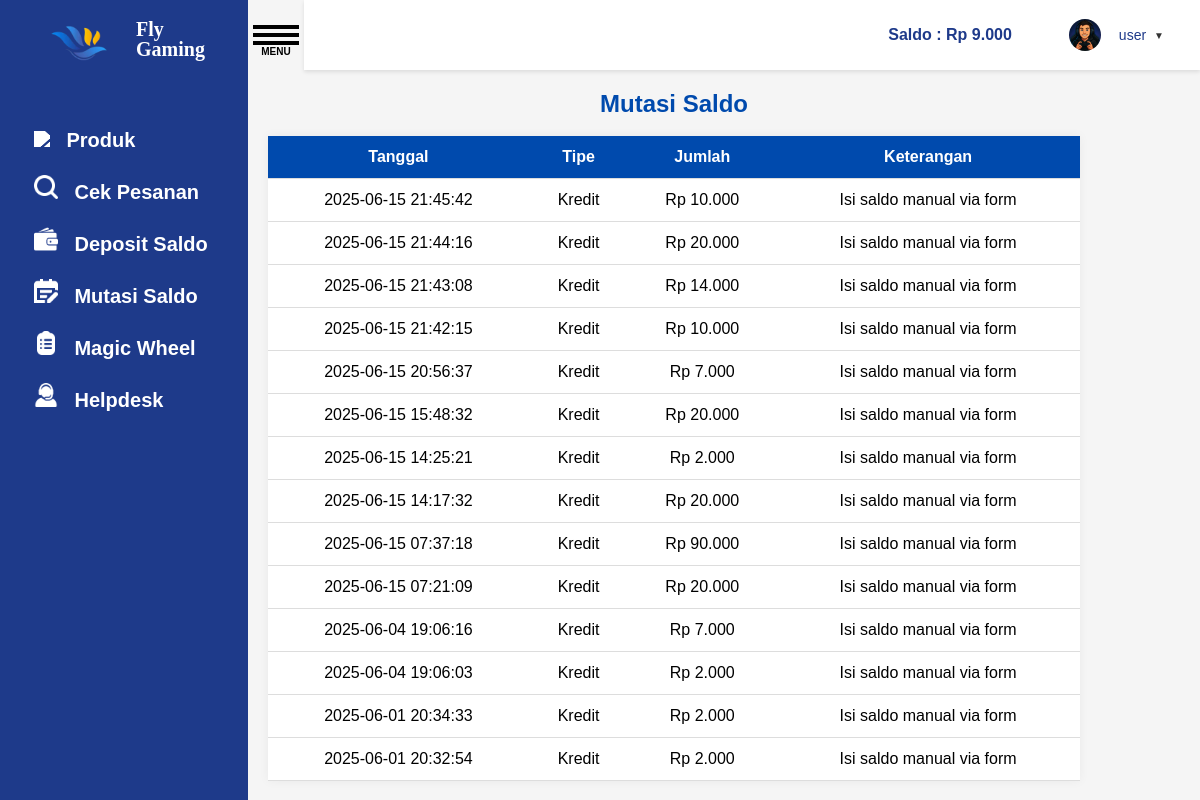
Page /mutasi.php (signed in) on the committed database.
### tables this page shows
CREATE TABLE `akses` (
  `id` int(11) NOT NULL,
  `username` varchar(50) NOT NULL,
  `password` varchar(255) NOT NULL,
  `role` enum('admin','pembeli') NOT NULL,
  `foto` varchar(255) DEFAULT 'img/default.png',
  `saldo` int(11) DEFAULT 0
);

CREATE TABLE `mutasi_saldo` (
  `id` int(11) NOT NULL,
  `user_id` int(11) NOT NULL,
  `tipe` enum('kredit','debit') NOT NULL,
  `jumlah` int(11) NOT NULL,
  `keterangan` varchar(255) DEFAULT NULL,
  `created_at` datetime DEFAULT current_timestamp()
);

### saldo_navbar.php (called while the page is built, shortened)
<?php
include 'koneksi.php';
$user_id = $_SESSION['user_id'];
$username = $_SESSION['username'];
$foto = $_SESSION['foto'];
$sql = "SELECT saldo FROM akses WHERE id = ?";
$stmt = $koneksi->prepare($sql);
$stmt->bind_param("i", $user_id);
$stmt->execute();
$stmt->bind_result($saldo);
?>

### mutasi.php (the view, shortened to what this page needs)
<?php include 'saldo_navbar.php'; ?>
<?php
include 'koneksi.php';
$user_id = $_SESSION['user_id'];
$queryMutasi = mysqli_query($koneksi, "SELECT * FROM mutasi_saldo WHERE user_id = $user_id ORDER BY created_at DESC");
?>
<!DOCTYPE html>
<html>
<head>
</head>
<link rel="stylesheet" type="text/css" href="css/style_data_pesanan.css">
<link rel="stylesheet" type="text/css" href="css/style_dropdown.css">
<body>
    <div class="container">
        <div class="sidebar">
            <div class="header-logo">
                <div class="item-logo">
                    <a href="#">
                        <img src="img/logo.png" class="logo">
                    </a>
                    <span class="nama-logo">Fly Gaming</span>
                </div>
            </div>
            <div class="main">
            <div class="list-item">
                <a href="produk.php">
                    <img src="img/produk.png" class="icon" active>
                    <span class="deskripsi">Produk</span>
                </a>
            </div>
            <div class="list-item">
                <a href="cek_pesanan.php">
                    <img src="img/search.png" class="icon">
                    <span class="deskripsi">Cek Pesanan</span>
                </a>
            </div>
            <div class="list-item">
                <a href="isi_saldo.php">
                    <img src="img/wallet.png" class="icon">
                    <span class="deskripsi">Deposit Saldo</span>
                </a>
            </div>
            <div class="list-item">
                <a href="mutasi.php">
                    <img src="img/mutasi.png" class="icon">
                    <span class="deskripsi">Mutasi Saldo</span>
                </a>
            </div>
            <div class="list-item">
                <a href="magic_wheel.php">
                    <img src="img/magic.png" class="icon">
                    <span class="deskripsi">Magic Wheel</span>
                </a>
            </div>
            <div class="list-item">
                <a href="https://wa.me/62895412035639">
                    <img src="img/cs.png" class="icon">
                    <span class="deskripsi">Helpdesk</span>
                </a>
            </div>
        </div>
        </div>
        <div class="content">
            <div id="menu-button">
                <label for="menu-checkbox" id="menu-label">
                    <div id="hamburger">
                    </div>
                </label>
            </div>
            <div class="navbar">
                <div class="saldo">
                    <span>Saldo : Rp <?= number_format($saldo, 0, ',', '.') ?></span>
                </div>
                <div class="user-dropdown">
                <div class="profil">
                    <button class="dropdown-toggle">
                    <img src="<?= htmlspecialchars($foto) ?>" class="profil-pic">
                    <span class="profil-nama"><?= htmlspecialchars($username) ?></span>
                    <span class="dropdown-arrow">▼</span>
                </button>
                </div>
            </div>
            </div>
            <div class="grid">
        <div class="header-riwayat">
<h2>Mutasi Saldo</h2>
<br>
<table>
    <thead>
        <tr>
            <th>Tanggal</th>
            <th>Tipe</th>
            <th>Jumlah</th>
            <th>Keterangan</th>
        </tr>
    </thead>
    <tbody>
        <?php if (mysqli_num_rows($queryMutasi) > 0): ?>
            <?php while($row = mysqli_fetch_assoc($queryMutasi)): ?>
                <tr>
                    <td><?= $row['created_at'] ?></td>
                    <td><?= ucfirst($row['tipe']) ?></td>
                    <td>Rp <?= number_format($row['jumlah'], 0, ',', '.') ?></td>
                    <td><?= htmlspecialchars($row['keterangan']) ?></td>
                </tr>
            <?php endwhile; ?>
        <?php else: ?>
            <tr><td colspan="4">Belum ada riwayat mutasi saldo.</td></tr>
        <?php endif; ?>
    </tbody>
</table>
        </div>
</body>
</html>

### css/style_data_pesanan.css (style rules this page uses)
* { font-family: 'Ubuntu', sans-serif; padding: 0; margin: 0; }
.container { display: flex; min-height: 100vh; }
.navbar { position: fixed; top: 0; left: 304px; right: 0; height: 70px; background-color: white; box-shadow: 0 2px 4px rgba(0,0,0,0.1); display: flex; justify-content: flex-end; align-items: center; padding: 0 24px; z-index: 99; transition: all 0.3s ease; }
.sidebar { background-color: #1e3a8a; width: 260px; padding: 24px; display: flex; box-sizing: border-box; flex-direction: column; transition: all ease-in .3s; }
.content { background-color: whitesmoke; width: 100%; height: 100vh; overflow: auto; }
.nama-logo { font-family: 'Ubuntu'; height: 200px; font-style: normal; font-weight: 700; font-size: 20px; line-height: 20px; color: white; }
.sidebar a { text-decoration: none; }
.item-logo { display: flex; flex-direction: row; align-items: center; width: 200px; padding: 12px 10px; height: 40px; box-sizing: border-box; }
.logo { align-items: center; width: 90px; height: 90px; margin-right: 12px; }
.nama-logo { align-items: center; margin-top: 150px; }
.main { margin-top: 55px; }
.list-item { display: flex; flex-direction: row; align-items: center; padding: 12px 10px; border-radius: 8px; box-sizing: border-box; }
.list-item .deskripsi { font-weight: bold; font-size: 20px; }
.deskripsi { font-style: normal; font-weight: 400; font-size: 18px; line-height: 18px; text-align: center; color: white; }
.icon { width: 18px; margin-right: 12px; }
.sidebar .icon { filter: brightness(0) invert(1); width: 24px; height: auto; }
#menu-button { width: 46px; position: absolute; overflow: hidden; margin-left: 5px; margin-top: 25px; }
#menu-label { position: relative; display: block; height: 100px; cursor: pointer; }
#hamburger,#menu-label:after,#menu-label:before { position: absolute; left: 0; width: 100%; height: 4px; background-color: black; }
#menu-label:after,#menu-label:before { content: ""; transition: 0.4s cubic-bezier(0.075, 0.82, 0.165, 1) left; }
#menu-label:before { top: 0; }
#menu-label:after { top: 8px; }
#hamburger { top: 16px; }
#hamburger:before { font-size: 10px; content: "MENU"; position: absolute; top: 5px; right: 0; left: 0; color: black; font-weight: bold; text-align: center; bottom: 20px; }
.saldo span { font-weight: bold; color: #1e3a8a; }
.profil { display: flex; align-items: center; }
.profil-pic { width: 32px; height: 32px; border-radius: 50%; margin-left: 15px; margin-right: 10px; }
.profil-nama { font-weight: 500; color: #1e3a8a; }
.grid { padding: 20px; margin-top: 70px; margin-right: 100px; display: grid; grid-template-columns: 1fr; gap: 16px; }
.header-logo { display: flex; align-items: center; }
h2 { color: #004aad; text-align: center; }
table { width: 100%; border-collapse: collapse; background-color: #ffffff; box-shadow: 0 0 10px rgba(0,0,0,0.05); }
th, td { padding: 12px; text-align: center; border-bottom: 1px solid #ddd; }
th { background-color: #004aad; color: white; }
select, button { padding: 6px 10px; border: 1px solid #004aad; border-radius: 4px; }
button { background-color: #004aad; color: white; cursor: pointer; }

### css/style_dropdown.css (style rules this page uses)
.user-dropdown { position: relative; display: inline-block; margin-left: 15px; }
.dropdown-toggle { background-color: transparent; color: #333; padding: 8px 12px; border: none; border-radius: 5px; cursor: pointer; font-size: 14px; display: flex; align-items: center; gap: 8px; }
.dropdown-arrow { font-size: 10px; }
.navbar { display: flex; align-items: center; gap: 15px; }
.profil { display: flex; align-items: center; gap: 8px; }

### rows in the picture
akses: saldo "9.000"
mutasi_saldo: created_at "2025-06-15 21:45:42", tipe "Kredit", jumlah "10.000", keterangan "Isi saldo manual via form"
mutasi_saldo: created_at "2025-06-15 21:44:16", tipe "Kredit", jumlah "20.000", keterangan "Isi saldo manual via form"
mutasi_saldo: created_at "2025-06-15 21:43:08", tipe "Kredit", jumlah "14.000", keterangan "Isi saldo manual via form"
mutasi_saldo: created_at "2025-06-15 21:42:15", tipe "Kredit", jumlah "10.000", keterangan "Isi saldo manual via form"
mutasi_saldo: created_at "2025-06-15 20:56:37", tipe "Kredit", jumlah "7.000", keterangan "Isi saldo manual via form"
mutasi_saldo: created_at "2025-06-15 15:48:32", tipe "Kredit", jumlah "20.000", keterangan "Isi saldo manual via form"
mutasi_saldo: created_at "2025-06-15 14:25:21", tipe "Kredit", jumlah "2.000", keterangan "Isi saldo manual via form"
mutasi_saldo: created_at "2025-06-15 14:17:32", tipe "Kredit", jumlah "20.000", keterangan "Isi saldo manual via form"
mutasi_saldo: created_at "2025-06-15 07:37:18", tipe "Kredit", jumlah "90.000", keterangan "Isi saldo manual via form"
mutasi_saldo: created_at "2025-06-15 07:21:09", tipe "Kredit", jumlah "20.000", keterangan "Isi saldo manual via form"
mutasi_saldo: created_at "2025-06-04 19:06:16", tipe "Kredit", jumlah "7.000", keterangan "Isi saldo manual via form"
mutasi_saldo: created_at "2025-06-04 19:06:03", tipe "Kredit", jumlah "2.000", keterangan "Isi saldo manual via form"
mutasi_saldo: created_at "2025-06-01 20:34:33", tipe "Kredit", jumlah "2.000", keterangan "Isi saldo manual via form"
mutasi_saldo: created_at "2025-06-01 20:32:54", tipe "Kredit", jumlah "2.000", keterangan "Isi saldo manual via form"

### other values in the picture
$username "user"
